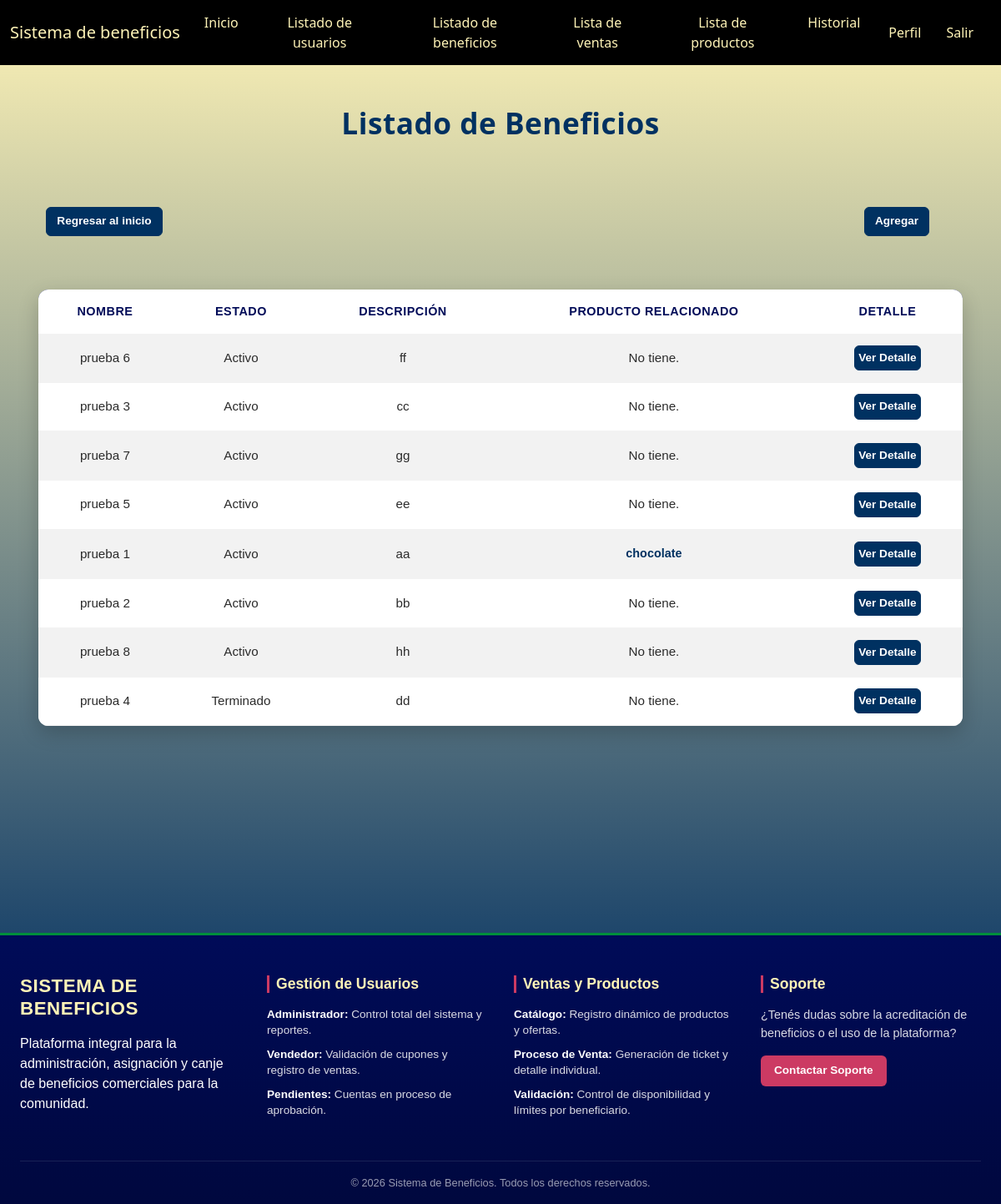
Screenshot of /vistas/beneficios/lista.php (signed in) with the database file from the repository.
### tables this page shows
CREATE TABLE `beneficio` (
  `id_beneficio` int(11) NOT NULL,
  `nombre` varchar(45) DEFAULT NULL,
  `fecha_inicio` date DEFAULT NULL,
  `fecha_fin` date DEFAULT NULL,
  `estado` tinyint(4) DEFAULT NULL,
  `creador` varchar(255) NOT NULL,
  `descripcion` varchar(255) DEFAULT NULL
);

CREATE TABLE `producto` (
  `id_producto` int(11) NOT NULL,
  `nombre` varchar(45) DEFAULT NULL,
  `precio` decimal(10,2) DEFAULT NULL,
  `stock_inicial` int(11) DEFAULT NULL,
  `stock_actual` int(11) DEFAULT NULL,
  `id_beneficio` int(11) NOT NULL
);

### vistas/beneficios/lista.php (the view, shortened to what this page needs)
<?php
    if(isset($_SESSION['rol']) && !empty($_SESSION['rol']) && $_SESSION['rol']=="admin"){
        require_once "../../conexion.php";
        $sql="SELECT *, (nombre) as nombrebene FROM beneficio WHERE creador=? ORDER BY fecha_inicio DESC";
        $stmt=$conex->prepare($sql);
        $stmt->bind_param("s", $_SESSION['nombreyapellido']);
        if ($stmt->execute()){
            $resultado=$stmt->get_result();
        }
?>
        <!DOCTYPE html>
        <html lang="es">
        <head>
            <link href="https://cdn.jsdelivr.net/npm/bootstrap@5.3.8/dist/css/bootstrap.min.css" rel="stylesheet">
            <link rel="stylesheet" href="../../sass/main.css">
        </head>
        <body>
            <?php include("../../complementario/encabezado.php") ?>
            <div class="text-center">
                <div class="text-center my-5">
                    <h3 class="title-list">Listado de Beneficios</h3>
                </div>
                <section class="container">
                    <div class="row">
                        <div class="col-2 section-list">
                            <a href="../inicio.php" class="btn btn-primary">Regresar al inicio</a>
                        </div>
                        <div class="col-8"></div>
                        <div class="col-2 section-list">
                            <a href="form.php" class="btn btn-primary">Agregar</a>
                        </div>
                        <section class="section-list">
                            <table class="table table-striped">
                                <thead>
                                    <tr>
                                        <th scope="col">Nombre</th>
                                        <th scope="col">Estado</th>
                                        <th scope="col">Descripción</th>
                                        <th scope="col">Producto relacionado</th>
                                        <th scope="col">Detalle</th>
                                    </tr>
                                </thead>
                            <tbody>
                                <?php
                                    if($resultado->num_rows>0){
                                        while($fila=$resultado->fetch_assoc()){
                                ?>
                                            <tr>
                                                <td><?php echo $fila["nombrebene"]; ?></td>
                                                <td><?php if($fila["estado"]>0){
                                                        echo "Activo";
                                                    } else{
                                                        echo "Terminado";
                                                    };?>
                                                </td>
                                                <td><?php echo $fila["descripcion"]; ?></td>
                                                <td>
                                                    <div class="d-sm-inline-block">
                                                       <?php
                                                        $sql2="SELECT id_producto, (producto.nombre) as nombreprod FROM beneficio, producto WHERE (producto.id_beneficio=beneficio.id_beneficio) AND beneficio.id_beneficio=?";
                                                        $stmt2=$conex->prepare($sql2);
                                                        $id_beneficio=$fila["id_beneficio"];
                                                        $stmt2->bind_param("i", $id_beneficio);
                                                        $stmt2->execute();
                                                        $resultado2=$stmt2->get_result();
                                                        $fila2=$resultado2->fetch_assoc();
                                                        if(isset($fila2['id_producto'])){?>
                                                         <form action="../productos/detalle.php" method="post">
                                                            <button type="submit" class="btn btn-link"><?php echo $fila2["nombreprod"]; ?></button>
                                                        </form><?php }else{ echo "No tiene.";}?>
                                                    </div>
                                                </td>
                                                <td>
                                                    <div class="d-sm-inline-block">
                                                        <form action="detalle.php" method="post">
                                                            <button class="btn btn-primary p-1" type="submit">Ver Detalle</button>
                                                        </form>
                                                    </div>
                                                </td>
                                            </tr>
                                    <?php
                                        }
                                    }
                                    ?>
                                </tbody>
                            </table>
                        </section>
                    </div>
                </section>
            </div>
    <div class="m-5 p-5"></div>
    <?php include("../../complementario/pie.php") ?>
</body>
</html>
<?php
    } else{
            header("Location: ../../complementario/error404.php");
    }
    exit;
?>

### sass/main.css (style rules this page uses)
.btn-link { color: #003161; font-weight: 600; text-decoration: none; padding: 0.25rem 0.5rem; font-size: 0.9rem; transition: color 0.2s ease; }
.btn-primary { background-color: #003161; border-color: #003161; color: #ffffff; font-weight: 600; font-size: 0.85rem; border-radius: 6px; transition: all 0.2s ease; }
.title-list { text-align: center; margin-top: 1.5rem; margin-bottom: 1.5rem; font-size: 2.2rem; font-weight: 700; letter-spacing: 0.5px; margin: 0; color: #003161; }
body { background: linear-gradient(180deg, rgb(255, 244, 183) 0%, rgb(0, 47, 97) 88%, rgb(0, 4, 54) 100%); background-size: cover; min-height: 100vh; }
.section-list { font-family: "Plus Jakarta Sans", sans-serif; padding: 2rem 1rem; }
.section-list table.table { width: 100%; margin-bottom: 1.5rem; vertical-align: middle; background-color: #ffffff; border-radius: 12px; overflow: hidden; box-shadow: 0 8px 24px rgba(0, 0, 0, 0.2); border: none; }
.section-list table.table thead { background-color: #000B58; }
.section-list table.table thead tr th { color: #000B58; font-weight: 600; font-size: 0.9rem; text-transform: uppercase; letter-spacing: 0.5px; padding: 1rem; border: none; }
.section-list table.table tbody tr { transition: background-color 0.2s ease; }
.section-list table.table tbody tr td { padding: 0.85rem 1rem; color: #2b2b2b; font-size: 0.95rem; border-color: rgba(0, 0, 0, 0.05); }
.section-list table.table tbody tr td .d-sm-inline-block { display: inline-block; }
.section-list table.table tbody tr td .d-sm-inline-block form { margin: 0; }

### rows the page displays
beneficio: nombre "prueba 6", estado "Activo", descripcion "ff", shows "No tiene."
beneficio: nombre "prueba 3", estado "Activo", descripcion "cc", shows "No tiene."
beneficio: nombre "prueba 7", estado "Activo", descripcion "gg", shows "No tiene."
beneficio: nombre "prueba 5", estado "Activo", descripcion "ee", shows "No tiene."
beneficio: nombre "prueba 1", estado "Activo", descripcion "aa", producto.nombre "chocolate"
beneficio: nombre "prueba 2", estado "Activo", descripcion "bb", shows "No tiene."
beneficio: nombre "prueba 8", estado "Activo", descripcion "hh", shows "No tiene."
beneficio: nombre "prueba 4", estado "Terminado", descripcion "dd", shows "No tiene."
